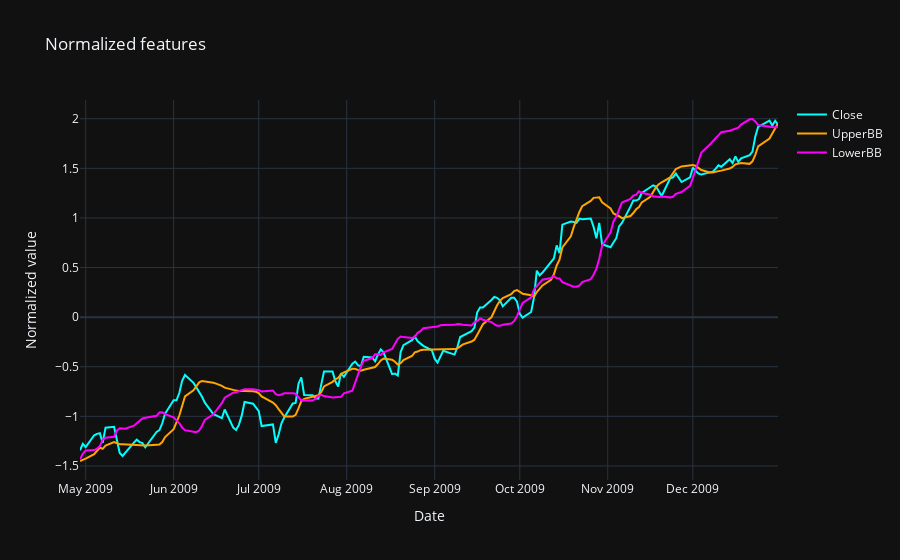

The notebook cell this image was saved under:
### Code cell
# Plot Normalized Dataset
fig = go.Figure()
for i, col in enumerate(normed_dataset.columns):
    fig.add_trace(go.Scatter(
        x=normed_dataset.index,
        y=normed_dataset[col],
        mode='lines',
        name=col,
        line=dict(color=colors[i])
    ))
fig.update_layout(
    title='Normalized features',
    xaxis_title='Date',
    yaxis_title='Normalized value',
    template='plotly_dark'
)

### Figure 1 — Plotly figure (JSON) as saved in the notebook; plotly's stock layout.template omitted (floating-point values rounded to 4 significant figures; data arrays with more than 128 entries replaced by an {"elided": "..."} marker saying what was removed)
{"data": [{"line": {"color": "cyan"}, "mode": "lines", "name": "Close", "type": "scatter", "x": {"elided": "172 str values"}, "y": {"elided": "172 float values"}}, {"line": {"color": "orange"}, "mode": "lines", "name": "UpperBB", "type": "scatter", "x": {"elided": "172 str values"}, "y": {"elided": "172 float values"}}, {"line": {"color": "magenta"}, "mode": "lines", "name": "LowerBB", "type": "scatter", "x": {"elided": "172 str values"}, "y": {"elided": "172 float values"}}], "layout": {"title": {"text": "Normalized features"}, "xaxis": {"title": {"text": "Date"}}, "yaxis": {"title": {"text": "Normalized value"}}}}
